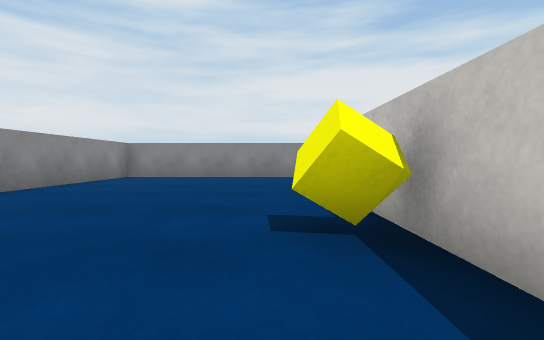
view 1 (above)

18 first-person views from a walk through a scene from a Unity 3-D project. The camera is 0.51 m above the floor, tilts 2° down and sees 85° across. The floor is counted in squares, 1 m on a side. Each view is taken from the middle of a square. On the plan, view 1 faces up. The plan holds only what a view shows up to about 9 squares ahead; the rest is blank. The player character is not drawn. Surface patterns are stand-ins for the level's own textures.

view 2
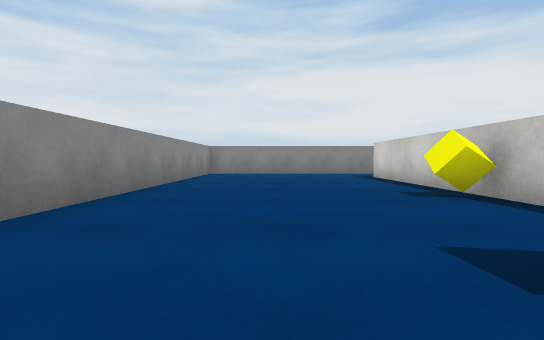

view 3
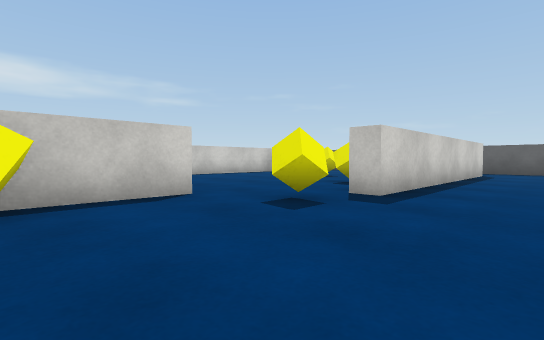

view 4
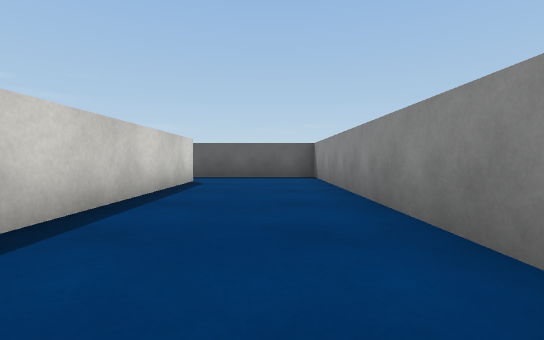

view 5
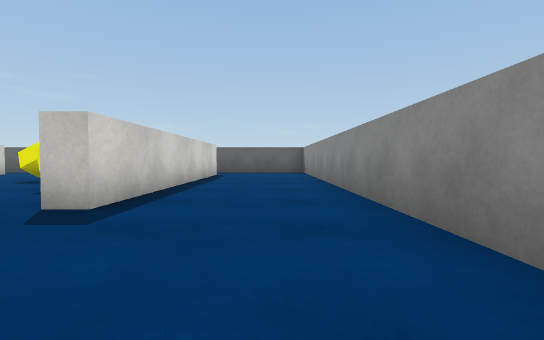

view 6
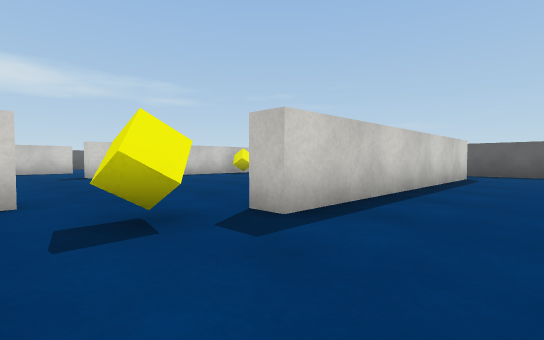

view 7
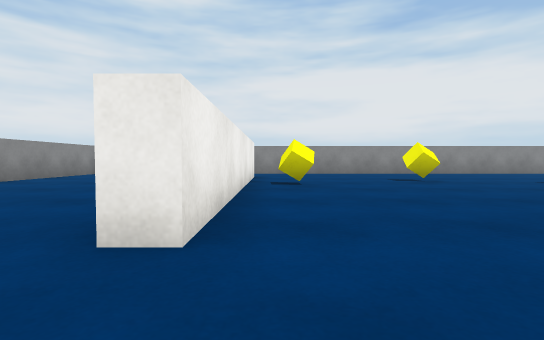

view 8
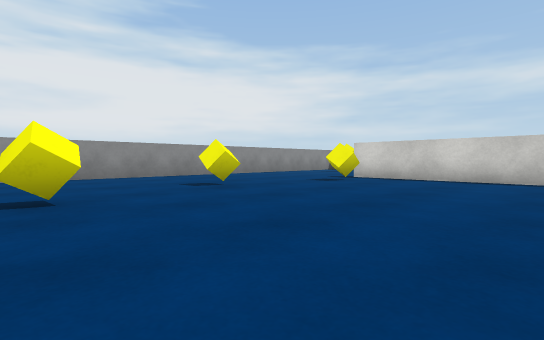

view 9
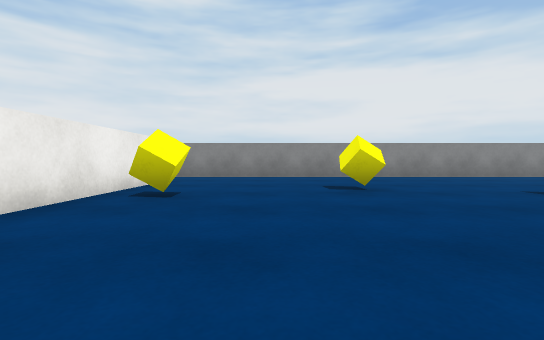

view 10
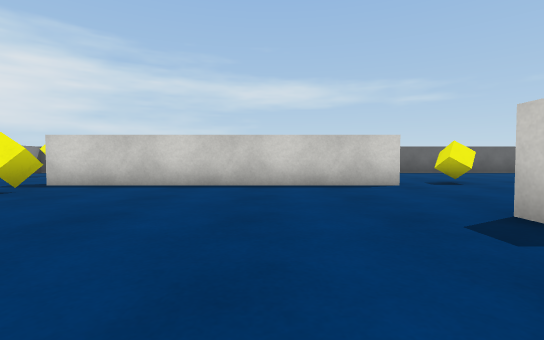

view 11
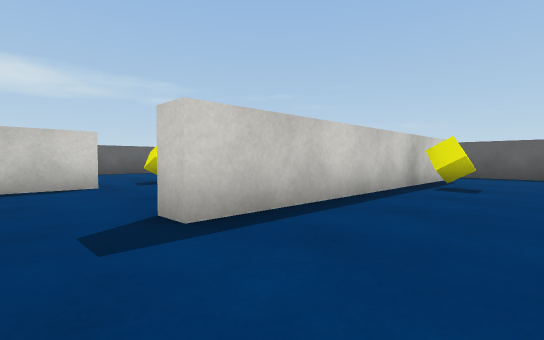

view 12
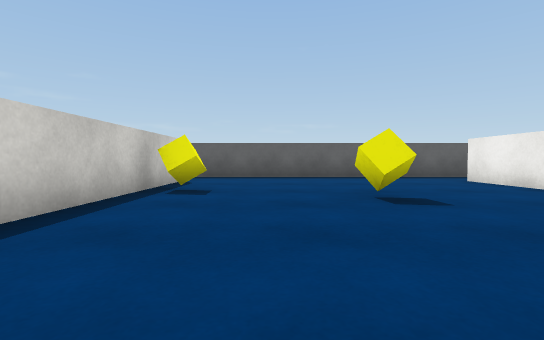

view 13
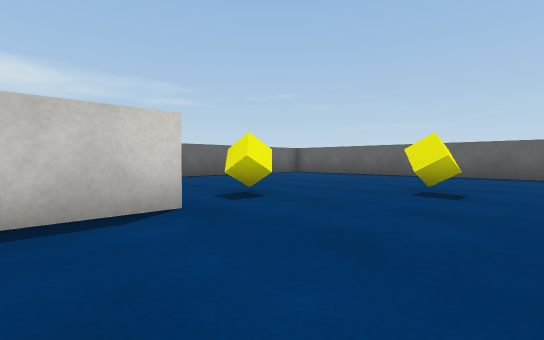

view 14
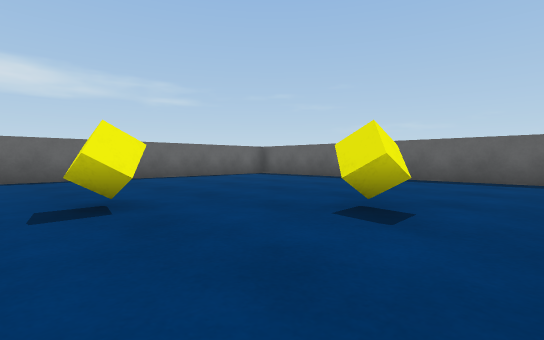

view 15
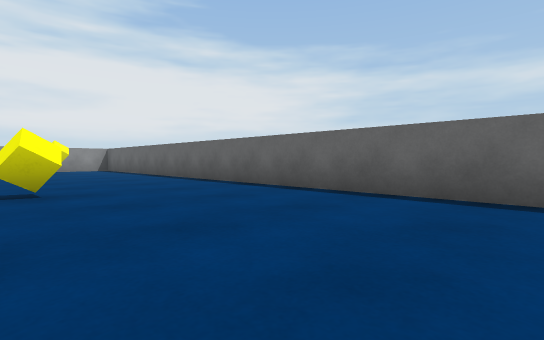

view 16
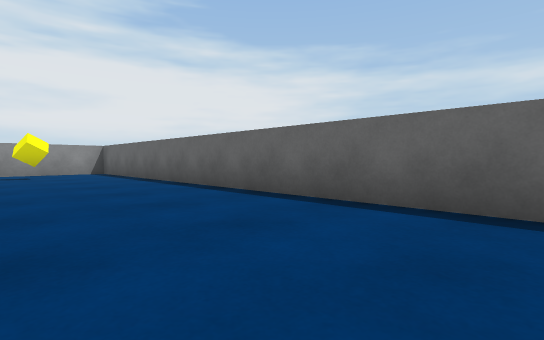

view 17
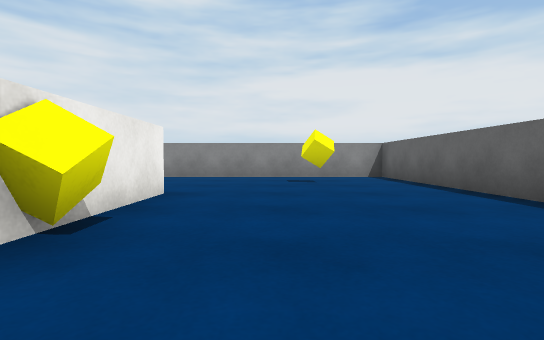

view 18
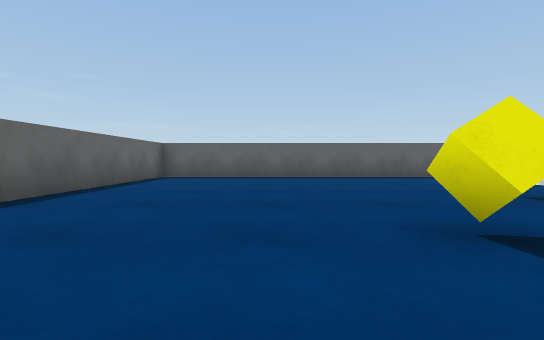

### Floor plan
Ten units are one square. View 1 is at (0, 0); x grows to the right and y downward. Boxes are objects, and circles mark ways between rooms. Rooms are numbered by the first view taken in them; rooms with no view inside come last. Other rooms are left out.
<svg viewBox="-48 -92 206 205">
<path fill="none" stroke="#000" d="M10 3 10 -68M14 -87 -43 -87 -43 108 -6 108M-11 91 -11 20 -6 20M99 26 99 -45M104 -45 104 -18M61 89 61 20 68 20M15 -68 15 3 10 3M-6 70 -6 91M-6 108 153 108 153 -87 14 -87"/>
<rect x="-15" y="5" width="10" height="10" fill="#bbb"><title>yellow cube</title></rect>
<rect x="-5" y="-25" width="10" height="10" fill="#bbb"><title>yellow cube</title></rect>
<rect x="-5" y="35" width="10" height="10" fill="#bbb"><title>yellow cube</title></rect>
<rect x="15" y="55" width="10" height="10" fill="#bbb"><title>yellow cube</title></rect>
<rect x="15" y="-45" width="10" height="10" fill="#bbb"><title>yellow cube</title></rect>
<rect x="45" y="65" width="10" height="10" fill="#bbb"><title>yellow cube</title></rect>
<rect x="45" y="-55" width="10" height="10" fill="#bbb"><title>yellow cube</title></rect>
<rect x="75" y="55" width="10" height="10" fill="#bbb"><title>yellow cube</title></rect>
<rect x="75" y="-45" width="10" height="10" fill="#bbb"><title>yellow cube</title></rect>
<rect x="95" y="35" width="10" height="10" fill="#bbb"><title>yellow cube</title></rect>
<rect x="105" y="5" width="10" height="10" fill="#bbb"><title>yellow cube</title></rect>
<rect x="105" y="-25" width="10" height="10" fill="#bbb"><title>yellow cube</title></rect>
<rect x="125" y="-65" width="10" height="10" fill="#bbb"><title>yellow cube</title></rect>
<circle cx="-10" cy="100" r="3" fill="#2a7"/>
<circle cx="-5" cy="15" r="3" fill="#2a7"/>
<circle cx="10" cy="-75" r="3" fill="#2a7"/>
<text x="-20" y="-10">1</text>
<text x="80" y="10">2</text>
</svg>
Room 1 opens to room 2.

Where each view was taken, in squares from view 1:
view 1: 0 up, 0 right, facing up
view 2: 2 down, 2 left, facing up
view 3: 2 up, 3 left, facing down-right
view 4: 2 down, 3 left, facing down
view 5: 1 up, 3 left, facing down
view 6: 0 up, 3 left, facing down-right
view 7: 2 down, 2 right, facing up
view 8: 0 up, 2 right, facing up-right
view 9: 0 up, 4 right, facing up
view 10: 0 up, 4 right, facing right
view 11: 1 down, 4 right, facing down-right
view 12: 2 down, 4 right, facing down
view 13: 1 down, 7 right, facing down-right
view 14: 3 down, 7 right, facing down-right
view 15: 6 down, 11 right, facing up-right
view 16: 3 down, 12 right, facing up-right
view 17: 0 up, 12 right, facing up
view 18: 2 down, 12 right, facing down
